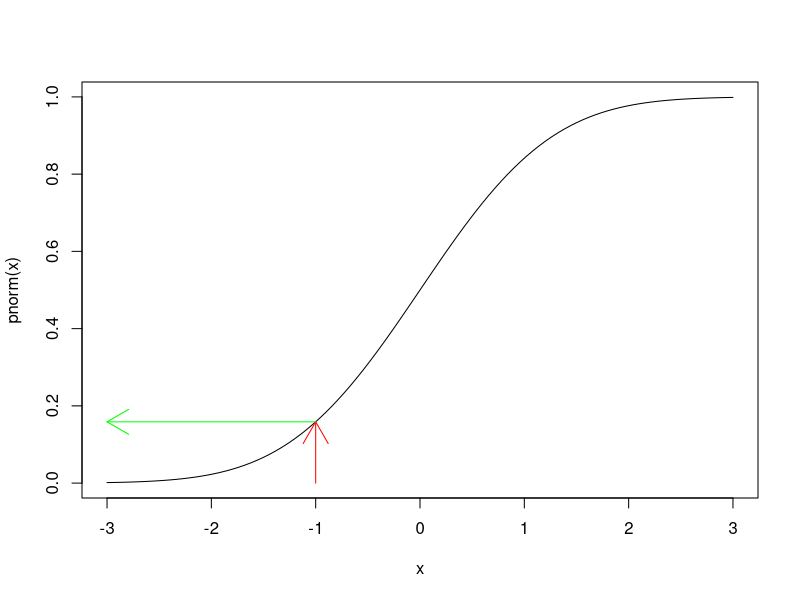
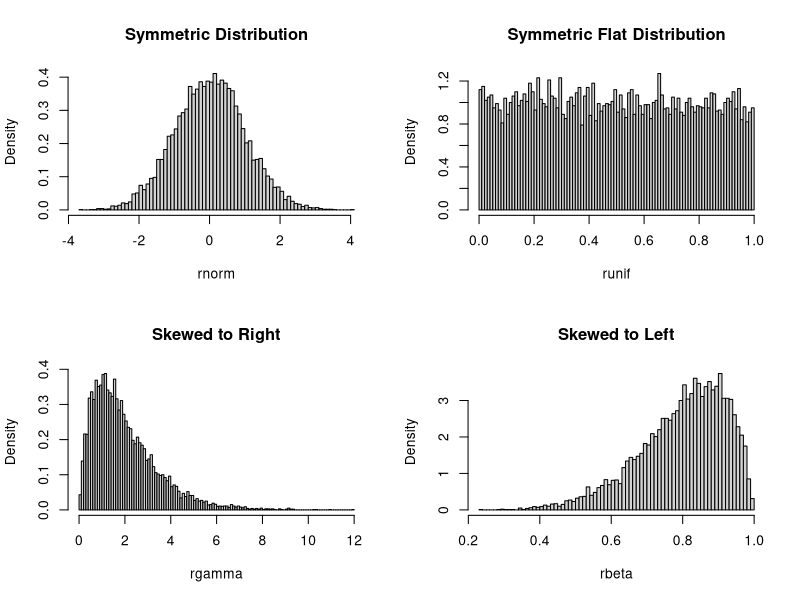
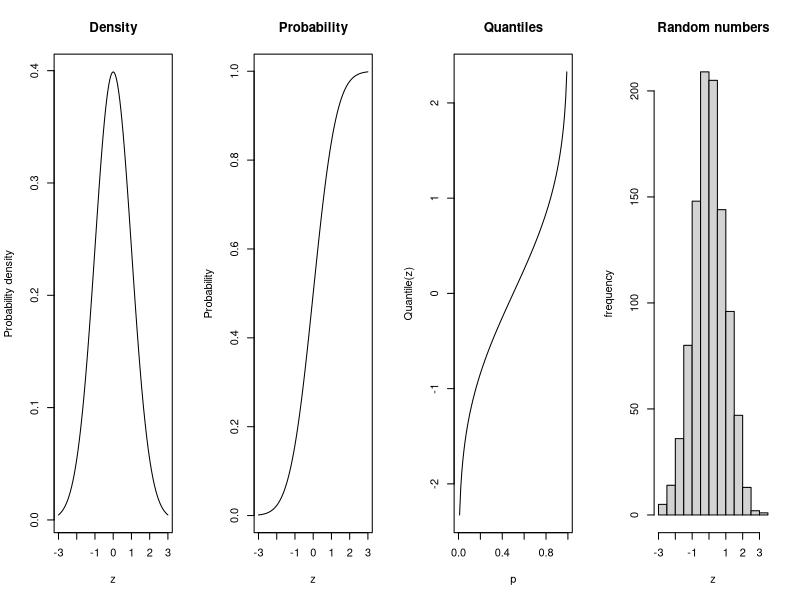
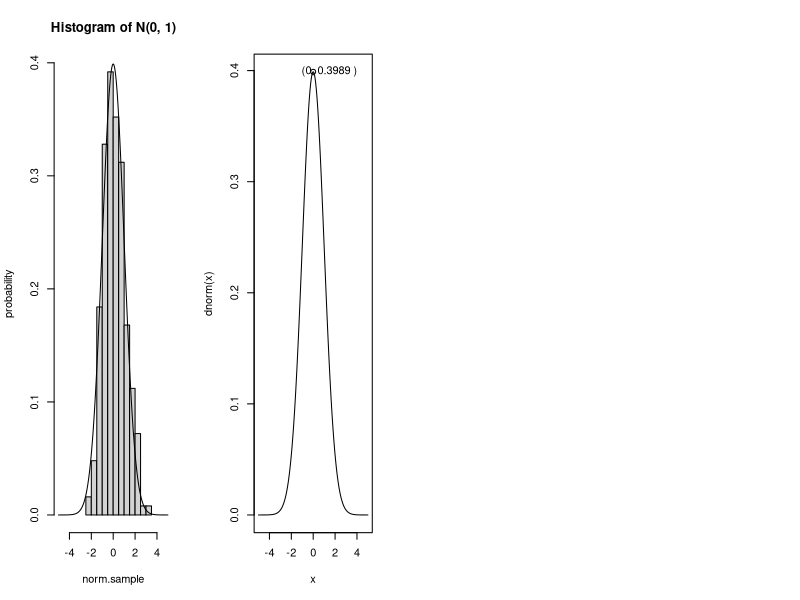
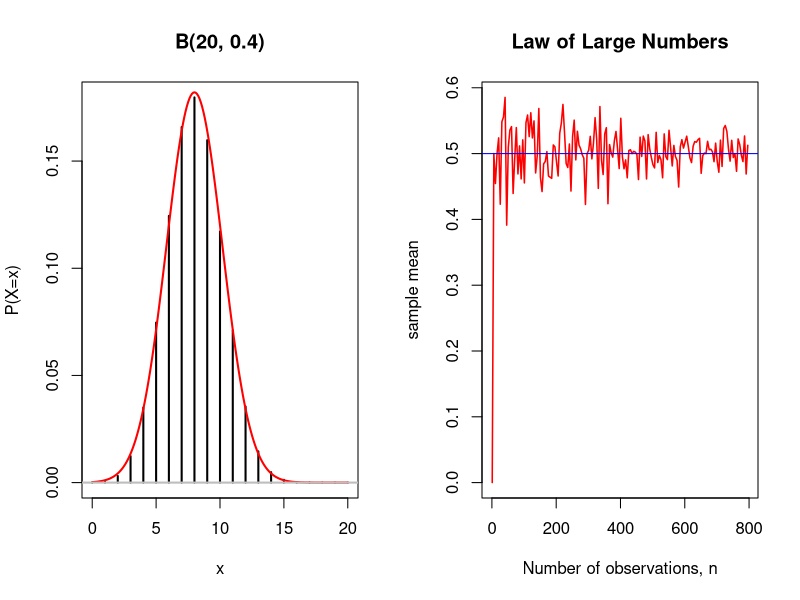
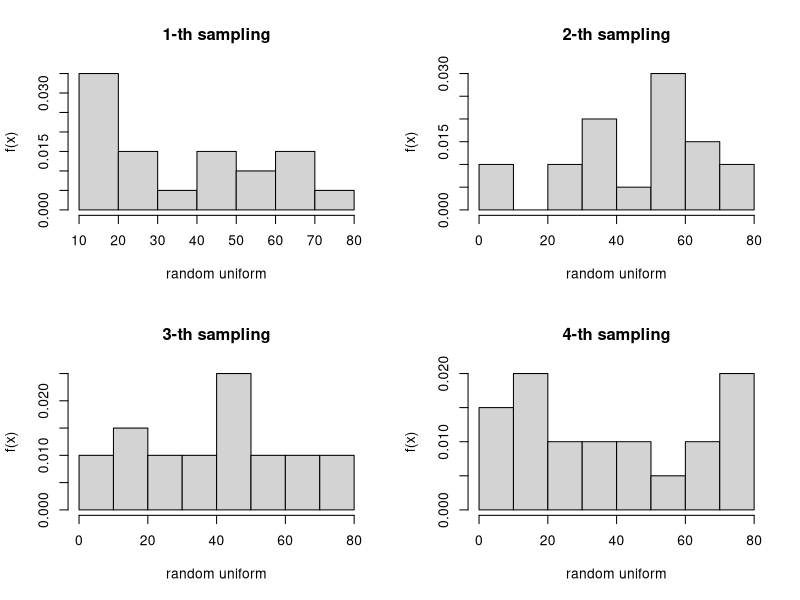
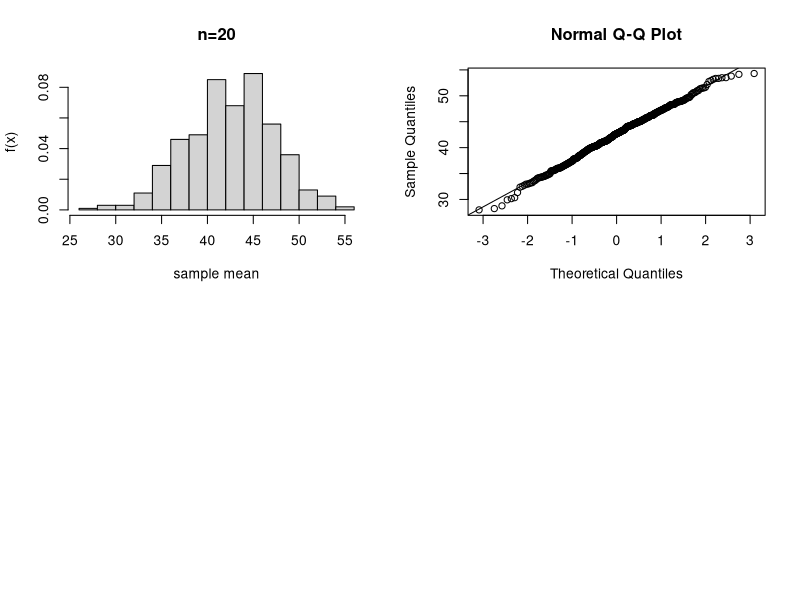
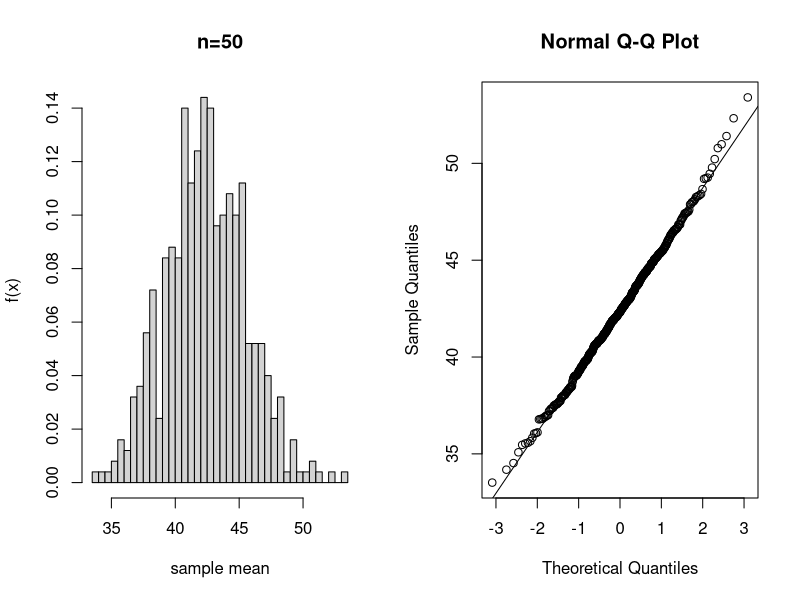

These charts were generated, in order, by the following R code:
# 13/41
curve(pnorm(x), -3, 3)
arrows(-1, 0, -1, pnorm(-1), col="red")
arrows(-1, pnorm(-1), -3, pnorm(-1), col="green")
pnorm(-1)


# 14/41
qnorm(0.025)
qnorm(0.5)
qnorm(0.975)


# 15/41
par(mfrow=c(2,2))
hist.sym <- hist(rnorm(10000),nclas=100,freq=FALSE,  
                 main="Symmetric Distribution", xlab="rnorm")
hist.flat <- hist(runif(10000),nclas=100,freq=FALSE, 
                  main="Symmetric Flat Distribution", xlab="runif")
hist.skr <- hist(rgamma(10000,shape=2,scale=1),freq=FALSE, nclas=100, 
                 main="Skewed to Right", xlab="rgamma")
hist.skl <- hist(rbeta(10000,8,2),nclas=100,freq=FALSE, 
                 main="Skewed to Left", xlab="rbeta")


# 17/41
x <- 1:5
sample(x) 
sample(2, size=20, replace=TRUE)
sample(20, size=10, replace=FALSE)


# 20/41
n <- 10
p <- 0.8
m <- 100
xbin <- rbinom(m, n, p)
table(xbin)
mu <- n*p; mu
sigma2 <- n*p*(1-p); sigma2
mean(xbin) 
var(xbin)


# 22/41
dnorm(0)
pnorm(-1)
qnorm(0.975)

dnorm(10, 10, 2) 
pnorm(1.96, 10, 2)
qnorm(0.975, 10, 2)
rnorm(5, 10, 2)
pnorm(15, 10, 2) - pnorm(8, 10, 2)  # P(8<=X<=15)

par(mfrow=c(1,4))
curve(dnorm, -3, 3, xlab="z", ylab="Probability density", main="Density")
curve(pnorm, -3, 3, xlab="z", ylab="Probability", main="Probability")
curve(qnorm, 0, 1, xlab="p", ylab="Quantile(z)", main="Quantiles")
hist(rnorm(1000), xlab="z", ylab="frequency", main="Random numbers")


# 23/41
norm.sample <- rnorm(250)
summary(norm.sample)
hist(norm.sample, xlim=c(-5, 5), ylab="probability", 
     main="Histogram of N(0, 1)", prob=T)
x <- seq(from=-5, to=5, length=300)
lines(x, dnorm(x))

x <- seq(from=-5, to=5, length=300)
plot(x, dnorm(x), type="l")
points(0, dnorm(0))
height <- round(dnorm(0), 4); height
text(1.5, height, paste("(0,", height, ")"))


# 24/41
par(mfrow = c(1, 2))
n <- 20 # 4
p <- 0.4 # 0.04
mu <- n * p
sigma <- sqrt(n * p * (1 - p))
x <- 0:n
plot(x, dbinom(x, n, p), type = 'h', lwd = 2, 
     xlab = "x", ylab = "P(X=x)",
     main = "B(20, 0.4)")
z <- seq(0, n, 0.1)
lines(z, dnorm(z, mu, sigma), col = "red", lwd = 2)
abline(h = 0, lwd = 2, col = "grey")


# 27/41
sample.size <- seq(from=1, to=800, by=5)
m <- length(sample.size)
xbar <- numeric(m)
for(i in 1:m){
  xbar[i] <- mean(rbinom(sample.size[i], 1, 0.5))
}
plot(sample.size, xbar, xlab="Number of observations, n", ylab="sample mean", main="Law of Large Numbers", type="l", col="red", lwd=1.5)
abline(h=0.5, col="blue")

# 30/41
z <- (126/210 -0.7)/sqrt(0.001) # 通過人數>126的機率
z
1 - pnorm(z)

pass.prob <- function(x, n, mu, sigma2, digit=m) {
    xbar <- x/n
    z <- (xbar-mu)/sqrt(sigma2)
    zvalue <- round(z, digit)
    right.prob <- round(1-pnorm(z), digit)
    list(zvalue=zvalue, prob=right.prob)
}

pass.prob(126, 210, 0.7, 0.001, 4)

# 32/41
umin <- 5
umax <- 80
n.sample <- 20
n.repeated <- 500

RandomSample <- matrix(0, n.sample, n.repeated)
for(i in 1:n.repeated){
   rnumber <- runif(n.sample, umin, umax)
   RandomSample[,i] <- as.matrix(rnumber)
}
dim(RandomSample)

# 33/41
par(mfrow=c(2,2))
for(i in 1:4){
  title <- paste(i,"-th sampling", sep="")
  hist(RandomSample[,i], ylab="f(x)", xlab="random uniform", pro=T, main=title)
}

# 34/41
SampleMean <- apply(RandomSample, 2, mean)
hist(SampleMean, ylab="f(x)", xlab="sample mean", pro=T, main="n=20")

qqnorm(SampleMean)
qqline(SampleMean)

# 35/41
CLT.unif <- function(umin, umax, n.sample, n.repeated) { 
  RandomSample <- matrix(0, n.sample, n.repeated)
  for(i in 1:n.repeated){
    rnumber <- runif(n.sample, umin, umax)
    RandomSample[,i] <- as.matrix(rnumber) 
  }
  SampleMean <- apply(RandomSample, 2, mean)
  par(mfrow=c(1,2))
  title <- paste("n=",n.sample, sep="")
  hist(SampleMean, breaks=30, ylab="f(x)", xlab="sample mean", pro=T, main=title)
  qqnorm(SampleMean)
  qqline(SampleMean)
}
CLT.unif(5, 80, 50, 500)

# 36/41
CLT.unif(5, 80, 1, 500)
CLT.unif(5, 80, 5, 500)
CLT.unif(5, 80, 10, 500)
CLT.unif(5, 80, 30, 500)

# 37/41
sample(1:49, 6, replace = FALSE)
sample(1:49, 6, replace = FALSE)
sample(1:49, 6, replace = FALSE)

set.seed(12345)
sample(1:49, 6, replace = FALSE)
sample(1:49, 6, replace = FALSE)
set.seed(12345)
sample(1:49, 6, replace = FALSE)
sample(1:49, 6, replace = FALSE)

# 39/41
1 / choose(49, 6)
choose(6, 5) / choose(49, 6)
(choose(6, 5)*choose(49-6-1, 1)) / choose(49, 6) 

# 41/41
girl.born <- function(n, show.id = F) {
  girl.count <- 0
  for (i in 1:n) {
    if (show.id) cat(i,": ")
    child.count <- 0
    repeat {
      rn <- sample(0:99, 1) # random number
      if (show.id) cat(paste0("(", rn, ")"))
      is.girl <- ifelse(rn <= 48, TRUE, FALSE)
      child.count <- child.count + 1
      if (is.girl){
        girl.count <- girl.count + 1
        if (show.id) cat("女+")
        break
      } else if (child.count == 3) {
        if (show.id) cat("男")        
        break
      } else{
        if (show.id) cat("男")        
      }
    }
    if (show.id) cat("\n")
  }
  p <- girl.count / n
  p
}

girl.p <- 0.49 + 0.51*0.49 + 0.51^2*0.49
girl.p
girl.born(n=10, show.id = T)
girl.born(n=10000)
